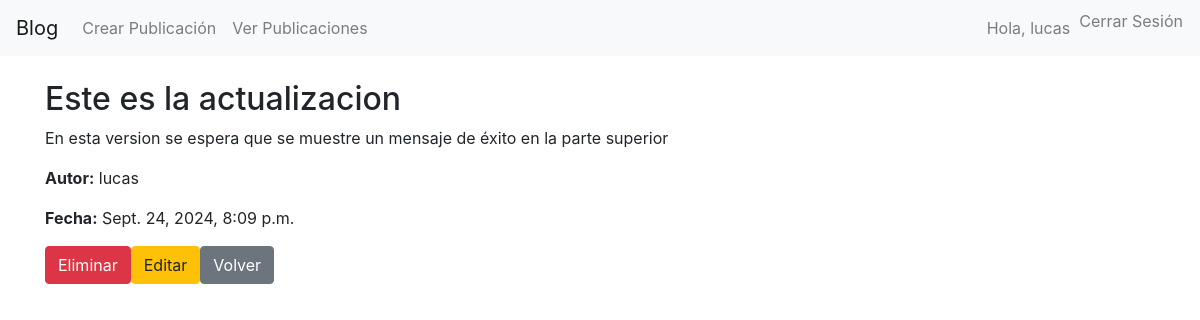
/publicacion/4/ (signed in), run on the app's committed database.
### post/models.py (models this page shows, shortened)
class Post(models.Model):
    titulo = models.CharField(max_length=255)
    contenido = models.TextField()
    fecha_publicacion = models.DateTimeField(auto_now_add=True)
    autor = models.ForeignKey(User, on_delete=models.CASCADE)

### post/views.py (the view)
# urls.py: path('publicacion/<int:id>/', detalle_post, name='detalle_post'),
@login_required
def detalle_post(request, id):
    publicacion = get_object_or_404(Post, id=id)
    return render(request, 'detalle_post.html', {'publicacion': publicacion})

### post/templates/detalle_post.html (shortened to what this page needs)
{% extends 'base.html' %}
{% block content %}
    <h2>{{ publicacion.titulo }}</h2>
    <p>{{ publicacion.contenido }}</p>
    <p><strong>Autor:</strong> {{ publicacion.autor.username }}</p>
    <p><strong>Fecha:</strong> {{ publicacion.fecha_publicacion }}</p>
<div style="display: inline-flex">
    <form method="POST" action="{% url 'eliminar_post' publicacion.id %}">
        <button type="submit" class="btn btn-danger">Eliminar</button>
    </form>
    <a href="{% url 'editar_post' publicacion.id %}" class="btn btn-warning">Editar</a>
    <a href="{% url 'listar_post' %}" class="btn btn-secondary">Volver</a>
</div>
{% endblock %}

### post/templates/base.html (shortened to what this page needs)
<!DOCTYPE html>
<html lang="es">
<head>
    <link rel="stylesheet" href="https://stackpath.bootstrapcdn.com/bootstrap/4.5.2/css/bootstrap.min.css">
</head>
<body>
    <nav class="navbar navbar-expand-lg navbar-light bg-light">
        <a class="navbar-brand" href="{% url 'inicio_view' %}">Blog</a>
        <div class="collapse navbar-collapse" id="navbarNav">
            <ul class="navbar-nav mr-auto">
                <li class="nav-item">
                    <a class="nav-link" href="{% url 'crear_publicacion' %}">Crear Publicación</a>
                </li>
                <li class="nav-item">
                    <a class="nav-link" href="{% url 'listar_post' %}">Ver Publicaciones</a>
                </li>
            </ul>
            <ul class="navbar-nav ml-auto">
                {% if user.is_authenticated %}
                    <li class="nav-item">
                        <a class="nav-link">Hola, {{ user.username }}</a>
                    </li>
                    <li class="nav-item">
                        <form method="POST" action="{% url 'logout' %}">
                            <button class="btn btn-link nav-link" type="submit" style="padding: 0;">Cerrar Sesión</button>
                        </form>
                    </li>
                {% else %}
                    <li class="nav-item">
                        <a class="nav-link" href="{% url 'login' %}">Iniciar Sesión</a>
                    </li>
                {% endif %}
            </ul>
        </div>
    </nav>
        <div class="container mt-4">
            {% block content %}
            {% endblock %}
        </div>
</body>
</html>

### data on the page
Post: titulo "Este es la actualizacion", contenido "En esta version se espera que se muestre un mensaje de éxito en la parte superior", autor.username "lucas", fecha_publicacion "Sept. 24, 2024, 8:09 p.m."

### other printed values
{{ user.username }} "lucas"
